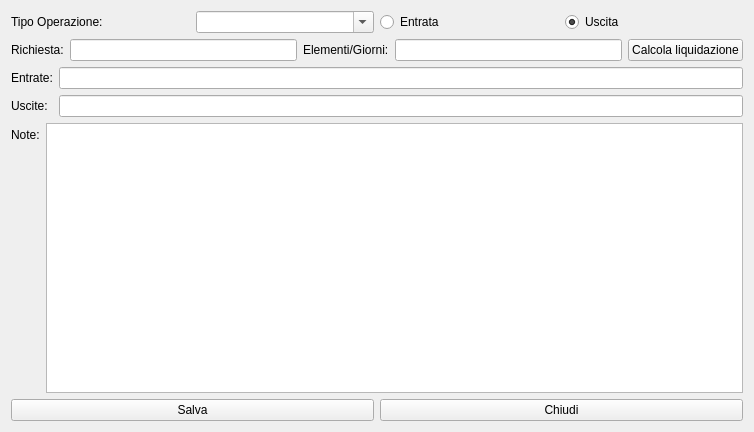
<?xml version="1.0" encoding="UTF-8"?>
<ui version="4.0">
 <class>CNuovaRigaRegistrrazione</class>
 <widget class="QWidget" name="CNuovaRigaRegistrrazione">
  <property name="windowModality">
   <enum>Qt::ApplicationModal</enum>
  </property>
  <property name="geometry">
   <rect>
    <x>0</x>
    <y>0</y>
    <width>754</width>
    <height>432</height>
   </rect>
  </property>
  <property name="windowTitle">
   <string>Form</string>
  </property>
  <layout class="QVBoxLayout" name="verticalLayout">
   <item>
    <layout class="QHBoxLayout" name="horizontalLayout">
     <item>
      <widget class="QLabel" name="label">
       <property name="text">
        <string>Tipo Operazione:</string>
       </property>
      </widget>
     </item>
     <item>
      <widget class="QComboBox" name="cbTipoOpe">
       <property name="editable">
        <bool>true</bool>
       </property>
       <property name="insertPolicy">
        <enum>QComboBox::NoInsert</enum>
       </property>
      </widget>
     </item>
     <item>
      <widget class="QRadioButton" name="rbE">
       <property name="text">
        <string>Entrata</string>
       </property>
      </widget>
     </item>
     <item>
      <widget class="QRadioButton" name="rbU">
       <property name="text">
        <string>Uscita</string>
       </property>
       <property name="checked">
        <bool>true</bool>
       </property>
      </widget>
     </item>
    </layout>
   </item>
   <item>
    <layout class="QHBoxLayout" name="horizontalLayout_2">
     <item>
      <widget class="QLabel" name="lbrichiesta">
       <property name="text">
        <string>Richiesta:</string>
       </property>
      </widget>
     </item>
     <item>
      <widget class="QLineEdit" name="leRichiesta"/>
     </item>
     <item>
      <widget class="QLabel" name="lbElementi">
       <property name="text">
        <string>Elementi/Giorni:</string>
       </property>
      </widget>
     </item>
     <item>
      <widget class="QLineEdit" name="leElementi"/>
     </item>
     <item>
      <widget class="QPushButton" name="pbCalc">
       <property name="text">
        <string>Calcola liquidazione</string>
       </property>
       <property name="icon">
        <iconset resource="graphics.qrc">
         <normaloff>:/Resources/Arrow-Right.PNG</normaloff>:/Resources/Arrow-Right.PNG</iconset>
       </property>
      </widget>
     </item>
    </layout>
   </item>
   <item>
    <layout class="QGridLayout" name="gridLayout">
     <item row="0" column="0">
      <widget class="QLabel" name="lbEntrate">
       <property name="text">
        <string>Entrate:</string>
       </property>
      </widget>
     </item>
     <item row="0" column="1">
      <widget class="QLineEdit" name="leEntrate"/>
     </item>
     <item row="1" column="0">
      <widget class="QLabel" name="lbUscite">
       <property name="text">
        <string>Uscite:</string>
       </property>
      </widget>
     </item>
     <item row="1" column="1">
      <widget class="QLineEdit" name="leUscite"/>
     </item>
    </layout>
   </item>
   <item>
    <layout class="QFormLayout" name="formLayout">
     <item row="0" column="0">
      <widget class="QLabel" name="label_5">
       <property name="text">
        <string>Note:</string>
       </property>
      </widget>
     </item>
     <item row="0" column="1">
      <widget class="QPlainTextEdit" name="ptNote"/>
     </item>
    </layout>
   </item>
   <item>
    <layout class="QHBoxLayout" name="horizontalLayout_4">
     <item>
      <widget class="QPushButton" name="pushButton">
       <property name="text">
        <string>Salva</string>
       </property>
       <property name="icon">
        <iconset resource="graphics.qrc">
         <normaloff>:/Resources/save-icon.png</normaloff>:/Resources/save-icon.png</iconset>
       </property>
       <property name="iconSize">
        <size>
         <width>32</width>
         <height>32</height>
        </size>
       </property>
      </widget>
     </item>
     <item>
      <widget class="QPushButton" name="pushButton_2">
       <property name="text">
        <string>Chiudi</string>
       </property>
       <property name="icon">
        <iconset resource="graphics.qrc">
         <normaloff>:/Resources/Actions-window-close-icon.png</normaloff>:/Resources/Actions-window-close-icon.png</iconset>
       </property>
       <property name="iconSize">
        <size>
         <width>32</width>
         <height>32</height>
        </size>
       </property>
      </widget>
     </item>
    </layout>
   </item>
  </layout>
 </widget>
 <resources>
  <include location="graphics.qrc"/>
 </resources>
 <connections/>
</ui>
